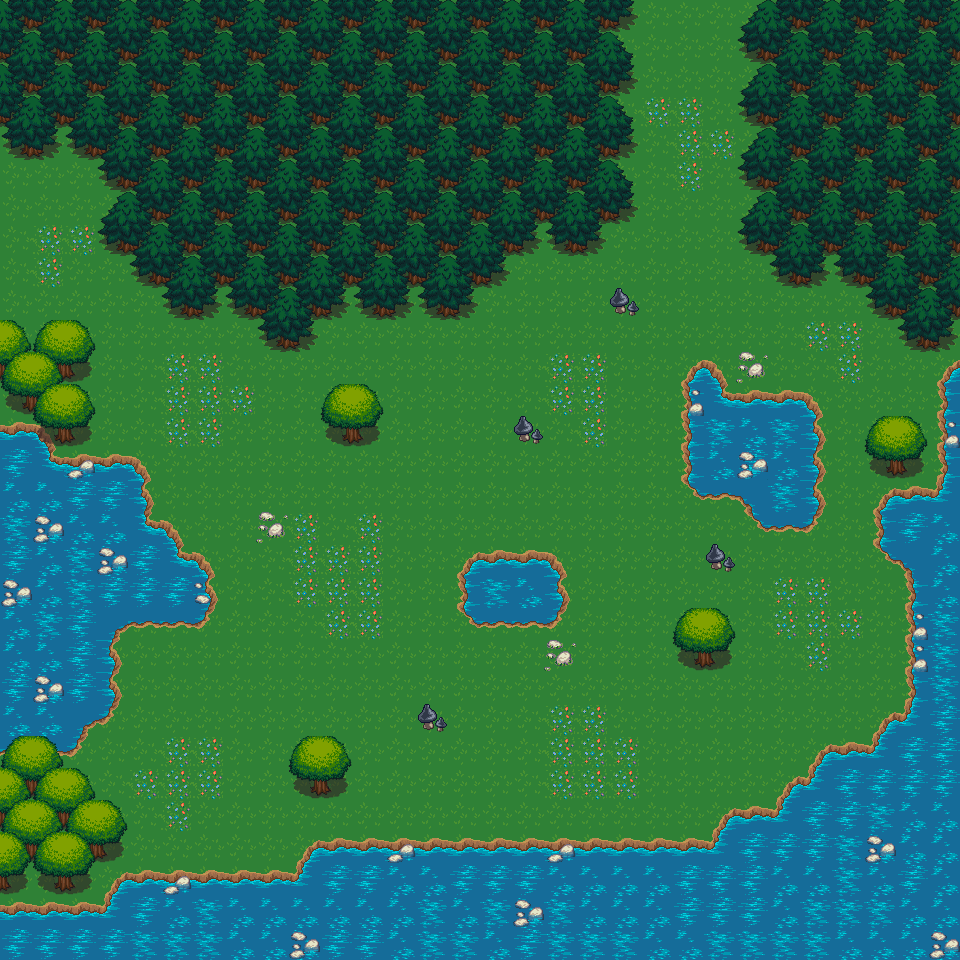

This is a level from a 2D game, rendered from its Tiled map with the project's own tilesets. A one-line summary and the map file follow, with tile-layer data summarised:
An orthogonal 30x30 tile map with 32x32 px tiles, 3 tile layers (Background, Trees, Foreground-tree), 1 hidden layer not drawn, 2 tilesets.

<map version="1.0" orientation="orthogonal" renderorder="right-down" width="30" height="30" tilewidth="32" tileheight="32" nextobjectid="1">
 <tileset firstgid="1" name="forest_tiles" tilewidth="32" tileheight="32" tilecount="256" columns="16">
  <image source="../images/forest_tiles.png" width="512" height="512" />
 </tileset>
 <tileset firstgid="257" name="meta_tiles" tilewidth="32" tileheight="32" tilecount="2" columns="2">
  <image source="../images/meta_tiles.png" width="67" height="34" />
 </tileset>
 <layer name="Background" width="30" height="30">
  <data>[900 cells, 900 non-empty, 2 distinct tile ids]</data>
 </layer>
 <layer name="Trees" width="30" height="30">
  <data>[900 cells, 528 non-empty, 39 distinct tile ids]</data>
 </layer>
 <layer name="Foreground-tree" width="30" height="30">
  <data>[900 cells, 8 non-empty, 7 distinct tile ids]</data>
 </layer>
 <layer name="Collision" width="30" height="30" visible="0">
  <data>[900 cells, 530 non-empty, 1 distinct tile ids]</data>
 </layer>
</map>
